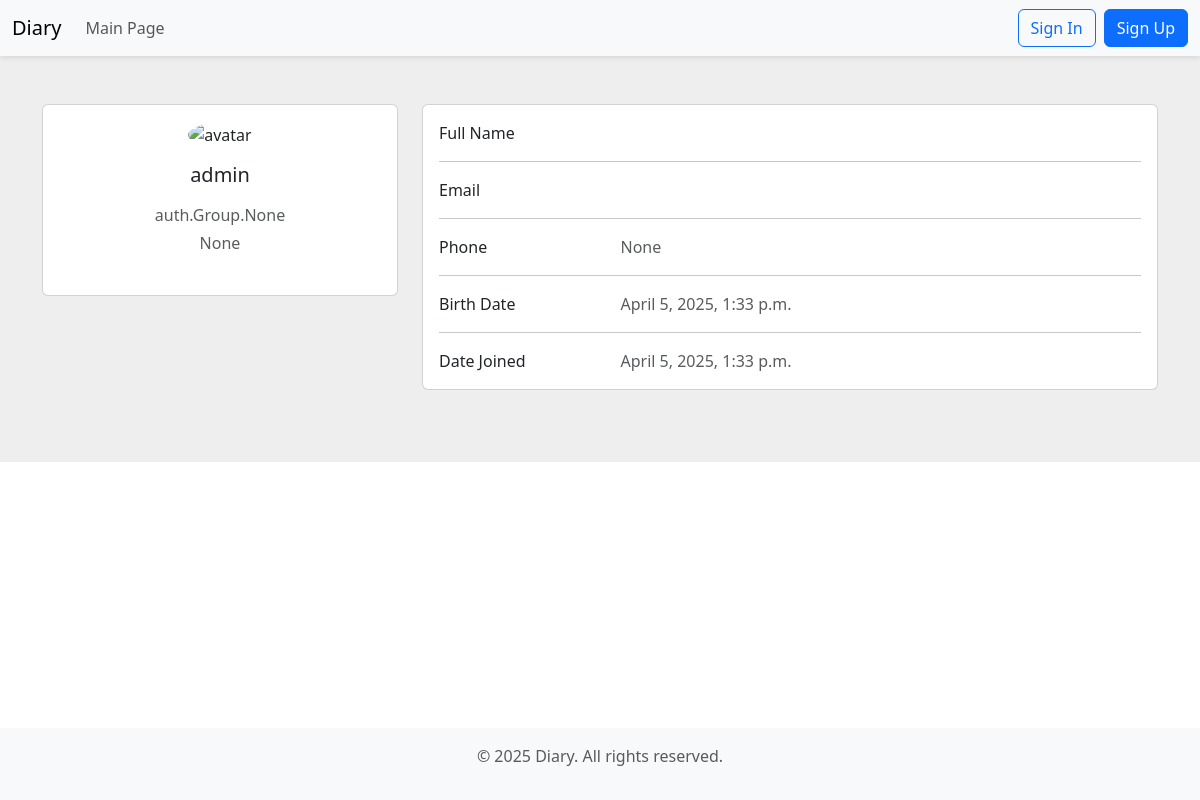
Screenshot of /profile/3/ with the database file from the repository.
### user/models.py (models this page shows, shortened)
class CustomUser(AbstractUser):
    birth_date = models.DateTimeField(auto_now=True, null=True, blank=True, verbose_name="Birth Date")
    address = models.CharField(max_length=255, null=True, blank=True, verbose_name="Address")
    phone = models.IntegerField(null=True, blank=True, verbose_name="Phone Number")
    avatar = models.ImageField(upload_to="avatars/", null=True, blank=True, verbose_name="Avatar")
    created_at = models.DateTimeField(auto_now_add=True)
    updated_at = models.DateTimeField(auto_now=True)

### user/views.py (the view)
# urls.py: path("profile/<int:id>/", profile_view, name="profile"),
def profile_view(request, id):
    user = CustomUser.objects.filter(id=id).first()
    context = { "user" : user }
    return render(request, "user/profile.html", context)

### templates/user/profile.html (shortened to what this page needs)
{% extends "base.html" %}
{% block content %}
    <section style="background-color: #eee;">
        <div class="container py-5">
            <div class="row">
                <div class="col-lg-4">
                    <div class="card mb-4">
                        <div class="card-body text-center">
                            <img src="" alt="avatar"
                                class="rounded-circle img-fluid" style="width: 150px;">
                            <h5 class="my-3">{{ user.username }}</h5>
                            <p class="text-muted mb-1">{{ user.groups }}</p>
                            <p class="text-muted mb-4">{{ user.address }}</p>
                        </div>
                    </div>
                </div>
                <div class="col-lg-8">
                    <div class="card mb-4">
                        <div class="card-body">
                            <div class="row">
                                <div class="col-sm-3">
                                    <p class="mb-0">Full Name</p>
                                </div>
                                <div class="col-sm-9">
                                </div>
                            </div>
                            <hr>
                            <div class="row">
                                <div class="col-sm-3">
                                    <p class="mb-0">Email</p>
                                </div>
                                <div class="col-sm-9">
                                </div>
                            </div>
                            <hr>
                            <div class="row">
                                <div class="col-sm-3">
                                    <p class="mb-0">Phone</p>
                                </div>
                                <div class="col-sm-9">
                                    <p class="text-muted mb-0">{{ user.phone }}</p>
                                </div>
                            </div>
                            <hr>
                            <div class="row">
                                <div class="col-sm-3">
                                    <p class="mb-0">Birth Date</p>
                                </div>
                                <div class="col-sm-9">
                                    <p class="text-muted mb-0">{{ user.birth_date }}</p>
                                </div>
                            </div>
                            <hr>
                            <div class="row">
                                <div class="col-sm-3">
                                    <p class="mb-0">Date Joined</p>
                                </div>
                                <div class="col-sm-9">
                                    <p class="text-muted mb-0">{{ user.date_joined }}</p>
                                </div>
                            </div>
                        </div>
                    </div>
                </div>
            </div>
        </div>
    </section>
{% endblock content %}

### templates/base.html (style rules this page uses)
body { min-height: 100vh; display: flex; flex-direction: column; }

### rows the page displays
CustomUser: username "admin", groups "auth.Group.None", address "None", phone "None", birth_date "April 5, 2025, 1:33 p.m.", date_joined "April 5, 2025, 1:33 p.m."
